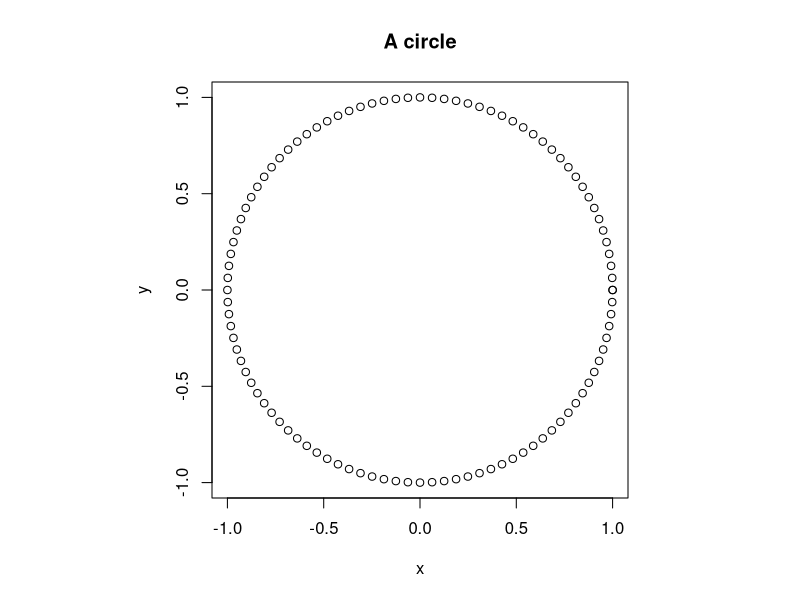
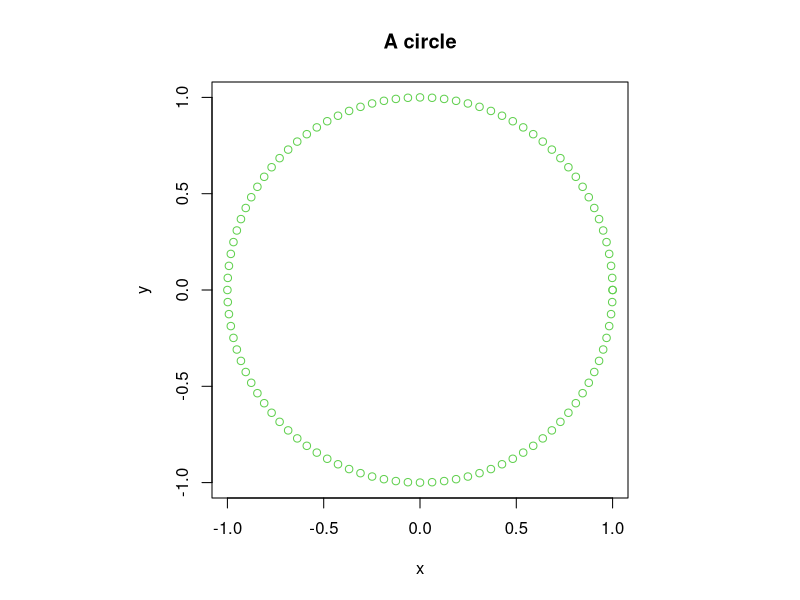

Here is the R script that generated these plots, in order:
#Exercise 1.1
s = sin(pi/3)+log(3)
s^4/2>=exp(s)


#Exercise 1.2
t <- (1:10)
y1 <- t*cos(t)
y2 <- (t^2)*exp(-t)


#Exercise 1.3
n <- (0:20)
r <- 0.5
x <- (r^n)
S <- sum(x)
limit <- 1/(1-r)


# transpose of a matrix A is t(A)
#rbind(A, u, deparse.level = 0) adds rows and cbind adds rows
# true martix multipliction use %*%


#Exercsie 1.4
A <- t(matrix(c(1,-2,3,5,-2,1,1,1,-1,3,1,-4,1,1,1,7), nrow = 4, ncol = 4))
b <- c(-4,5,13,-4)
x <- solve(A,b)

#To obtain square plot use par(pty="s") cmd and to revert ot default use par(pty="m")

#Exercise 1.5
theta = (0:100)*2*pi/100
x <- cos(theta)
y <- sin(theta)
par(pty="s")
plot(x,y, main = "A circle", xlab = "x", ylab = "y")
plot(x,y, main = "A circle", xlab = "x", ylab = "y", col =  3)
par(pty="m")